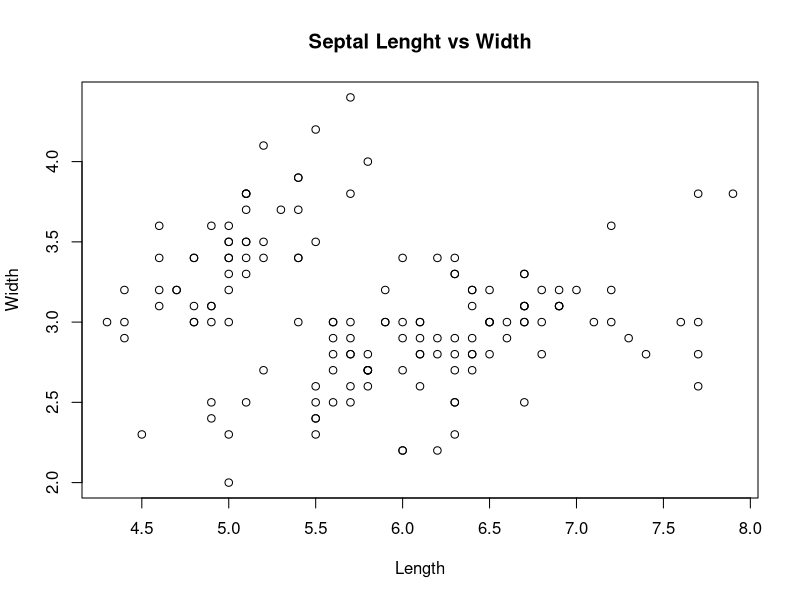
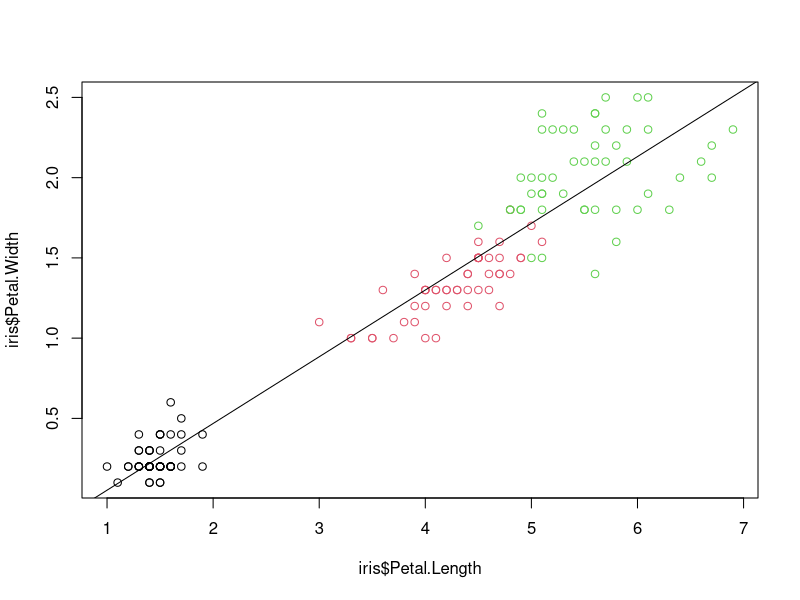
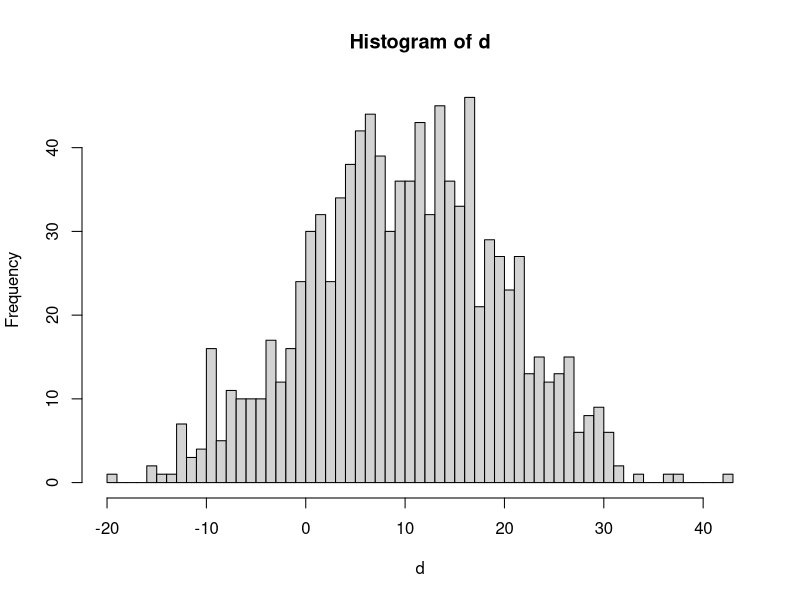
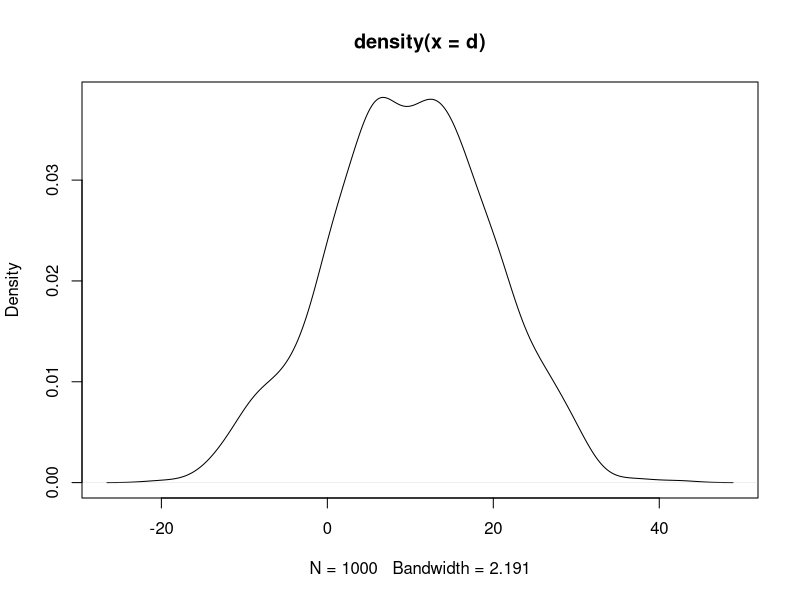
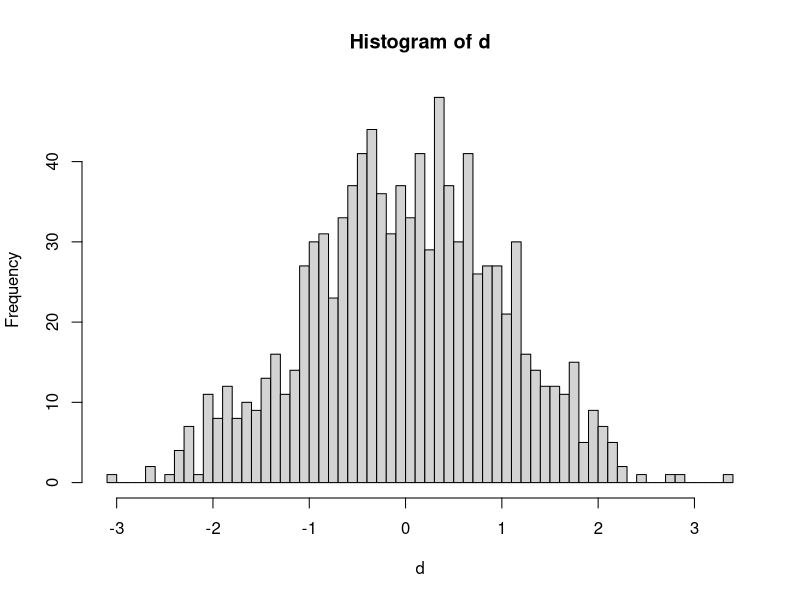
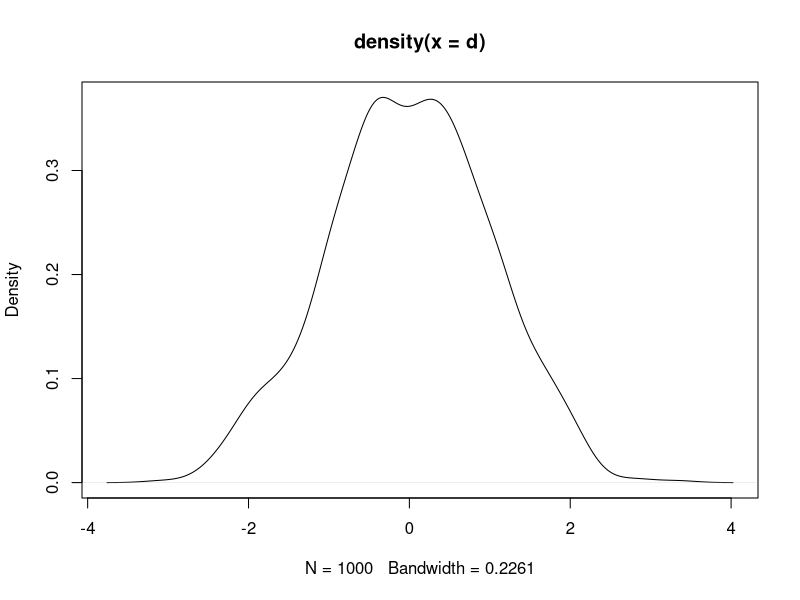
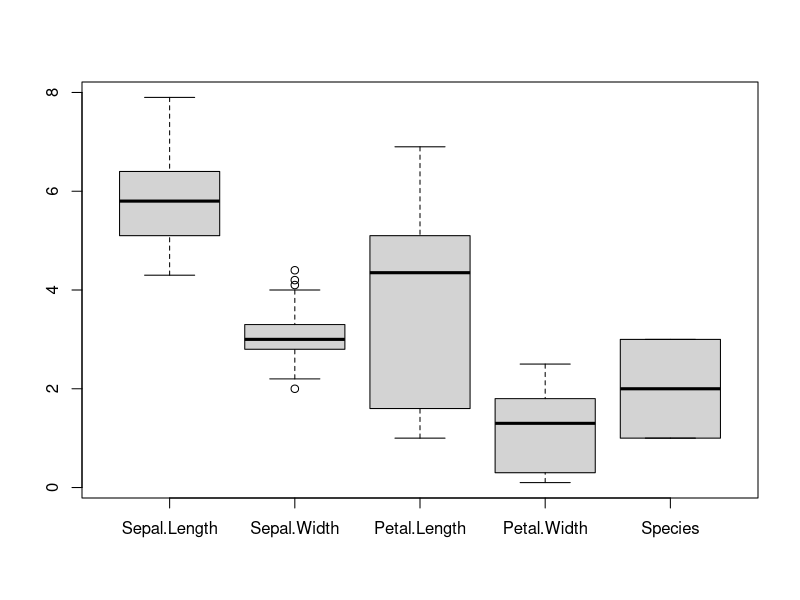
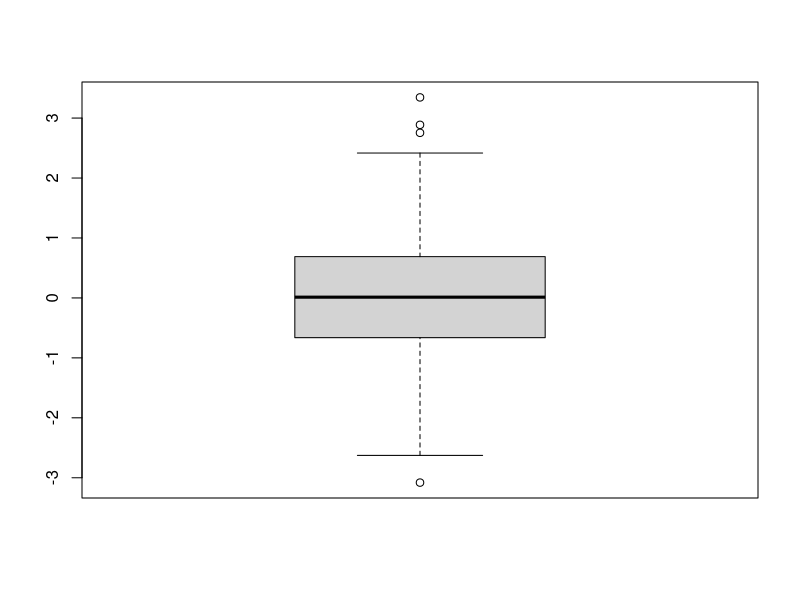

Write the R code that produced these figures, in order.
## ---- chunk 1
knitr::opts_chunk$set(echo = TRUE)
## ---- chunk 2
data("iris")

str(iris)

plot(iris$Sepal.Length,iris$Sepal.Width, xlab = "Length", ylab = "Width", main = "Septal Lenght vs Width")

## ---- chunk 3
{
  pdf(file = "petal_chart.pdf",width = 8.5, height = 11)  
  plot(iris$Petal.Length,iris$Petal.Width, xlab = "", ylab = "", main = "", axes=F,type="n")
  points(iris$Petal.Length,iris$Petal.Width,col="red",size = iris$Sepal.Width)
  axis(1)
  axis(2)
  box()
  title(main = "Petal Length vs Width",xlab = "Width",ylab = "Length")
  legend("topleft",legend = "Something",pch=19,col = "red")
  dev.off()
}
## ---- chunk 4
{
  pdf(file = "side_by_side.pdf", width = 8.5, height = 11)
  par(mfrow = c(1, 2),pty="s")
  plot( iris$Petal.Length, iris$Petal.Width )
  plot( iris$Sepal.Length, iris$Sepal.Width )
  dev.off()
}
## ---- chunk 5

model <- lm(iris$Petal.Width ~ iris$Petal.Length)
summary(model)
{
plot(iris$Petal.Width~iris$Petal.Length,col=iris$Species)
abline(model)
}
## ---- chunk 6
split_data <- split(x = iris, f = iris$Species)
r = vector()
for(i in names(split_data)){
  m <- lm(split_data[[i]]$Petal.Width ~ split_data[[i]]$Petal.Length)
  r[i] = summary(m)$adj.r.squared
}

r

lapply(split_data, function(d){  
  m <- lm(d$Petal.Width ~ d$Petal.Length)
  summary(m)$adj.r.squared
  })

r = vector()

for(i in levels(iris$Species)){
  data = iris[iris$Species==i,]
  m <- lm(data$Petal.Width ~ data$Petal.Length)
  r[i] = summary(m)$adj.r.squared
}

## ---- chunk 7
d <- rnorm(1000,mean = 10, sd = 10)

hist(d, breaks = 50)
plot(density(d))
mean(d)
sd(d)
median(d)
## ---- chunk 8
d <- (d - mean(d))/sd(d)
hist(d, breaks = 50)
plot(density(d))
## ---- chunk 9

boxplot(iris)
boxplot(d)

## ---- chunk 10

barplot(sort(table(iris$Sepal.Length)))

barplot(table(mtcars$cyl,mtcars$gear),beside = T)

barplot(height = c("a"=3,"b"=5,"d"=7))

## ---- chunk 11
ps <- seq(0,50,10)
acc <-  1 - 10^(-ps/10)
{plot(ps,acc,xlab = "Phred score",ylab = "Accurancy")
lines(ps,acc)
abline(v=20,col="red")}
